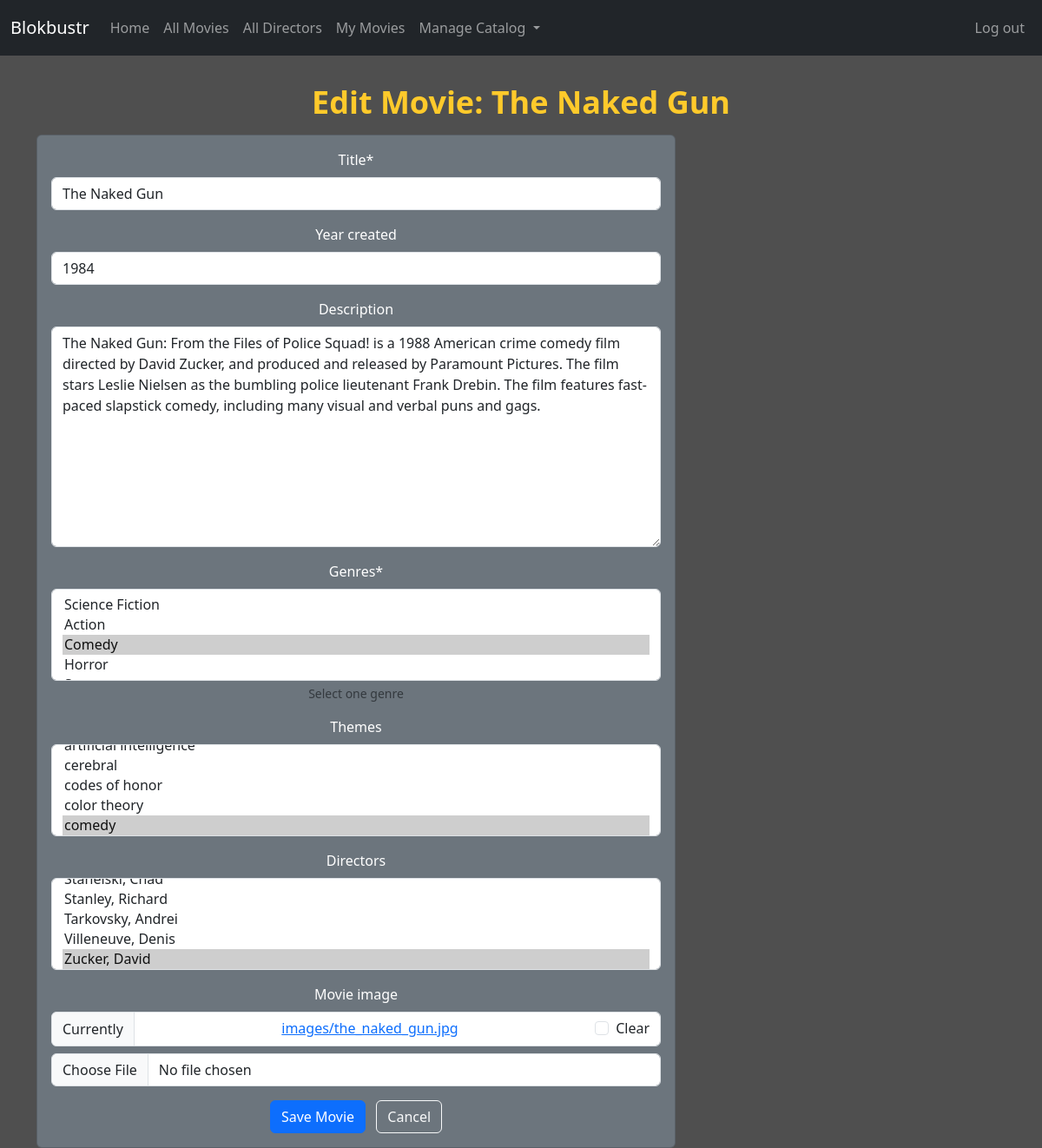
Screenshot of /movies/13/update/ (signed in) with the database file from the repository.
### catalog/models.py (models this page shows, shortened)
class Movie(models.Model):
    title = models.CharField(max_length=200)
    year_created = models.PositiveIntegerField(null=True, blank=True)
    description = models.TextField(blank=True)
    genres = models.ManyToManyField(Genre, related_name="movies", help_text="Select one genre")
    themes = models.ManyToManyField(Theme, related_name="movies", blank=True)
    directors = models.ManyToManyField(Director, related_name="movies", blank=True)
    movie_image = models.ImageField(upload_to="images/", null=True, blank=True)
    class Meta:
        ordering = ["title"]

### catalog/views.py (the view)
# urls.py: path('movies/<int:pk>/update/', views.MovieUpdateView.as_view(), name='movie_update'),
class MovieUpdateView(PermissionRequiredMixin, UpdateView):
    permission_required = 'catalog.change_movie'
    model = Movie
    form_class = MovieForm
    template_name = 'catalog/movie_form.html'
    success_url = reverse_lazy('movie_list')

### catalog/forms.py
class MovieForm(forms.ModelForm):
    class Meta:
        model = Movie
        fields = ['title', 'year_created', 'description', 'genres', 'themes', 'directors', 'movie_image']
        widgets = {
            'themes': forms.SelectMultiple,
            'directors': forms.SelectMultiple,
        }

### catalog/models.py (called while the page is built)
    def __str__(self):
        return self.name

    def __str__(self):
        return self.name

    def __str__(self):
        return f"{self.last_name}, {self.first_name}"

### catalog/templates/catalog/movie_form.html (shortened to what this page needs)
{% extends "catalog/base.html" %}
{% load crispy_forms_tags %}
{% block content %}
<h1>{% if form.instance.pk %}Edit Movie: {{ form.instance.title }}{% else %}Add Movie{% endif %}</h1>
<div class="row mt-3">
    <div class="col-md-8">
        <div class="card bg-secondary text-white">
            <div class="card-body">
                <form method="POST" enctype="multipart/form-data">
                    {{ form|crispy }}
                    <div class="mt-3">
                        <button type="submit" class="btn btn-primary">Save Movie</button>
                        <a href="{% url 'movie_list' %}" class="btn btn-outline-light ms-2">Cancel</a>
                    </div>
                </form>
            </div>
        </div>
    </div>
</div>
{% endblock %}

### catalog/static/css/my_style_v1.css (style rules this page uses)
html { font-size: 16px; font-family: arial, sans-serif; background-color: #4f4f4f; }
h1 { color: #ffca2b; font-size: 36px; font-weight: bold; margin-top: 8px; margin-bottom: 4px; }

### catalog/templates/catalog/base.html (style rules this page uses)
body { background-color: #4f4f4f; }

### rows the page displays
Movie: instance "The Naked Gun", title "The Naked Gun", year_created "1984", description "The Naked Gun: From the Files of Police Squad! is a 1988 American crime comedy film directed by David Zucker, and produced and released by Paramount Pictures. The film stars Leslie Nielsen as the bumbling police lieutenant Frank Drebin. The film features fast-paced slapstick comedy, including many visual and verbal puns and gags."
